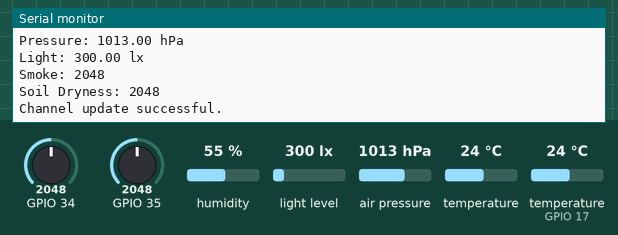
The sketch below on a simulated ESP32. Parts: the last lines printed to the serial monitor. Inputs (shaded band) come from the test bench; at power-on: humidity 55 %, light level 300 lx, GPIO 34 = 2048, GPIO 35 = 2048, air pressure 1013 hPa, temperature 24 °C, temperature (sensor on GPIO 17) 24 °C. WiFi joins after 1.5 s; servers stay silent unless stated.

Above: at 31.2 s.
31.3 s: humidity set to 22 %
At 35.67 s:
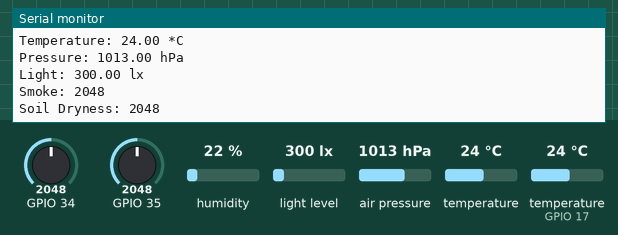
61.3 s: light level set to 40 lx
At 66.43 s:
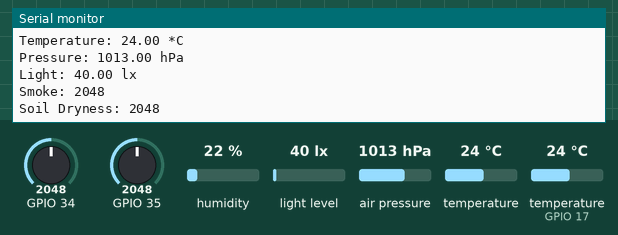

Measured:
- after the input at 31.3 s, the serial monitor: prints a new line after 4.1 s (image 1)
- after the input at 61.3 s, the serial monitor: prints a new line after 4.9 s (image 2)

The sketch:

IoT-Agriculture.ino
```cpp
#include <WiFi.h>
#include "DHT.h"
#include "ThingSpeak.h"
#include <Wire.h>
#include <SPI.h>
#include <Adafruit_BMP280.h>
#include <BH1750.h>
BH1750 bh1750_b;
Adafruit_BMP280 bmp; // I2C
#define DHTPIN 17     // Digital pin connected to the DHT sensor
#define DHTTYPE DHT11
DHT dht(DHTPIN, DHTTYPE);
const char* ssid = "";   // your network SSID (name)
const char* password = "";   // your network password
WiFiClient  client;
unsigned long myChannelNumber = 1;
const char * myWriteAPIKey = "27MFNV9UT5I3KO3A";
unsigned long lastTime = 0;
unsigned long timerDelay = 15000;

void setup() {
  Serial.begin(9600);
  while ( !Serial ) delay(100);   // wait for native usb
  Serial.println(F("BMP280 test"));
  unsigned status;
  //status = bmp.begin(BMP280_ADDRESS_ALT, BMP280_CHIPID);
  status = bmp.begin(0x76);
  if (!status) {
    Serial.println(F("Could not find a valid BMP280 sensor, check wiring or "
                      "try a different address!"));
    Serial.print("SensorID was: 0x"); Serial.println(bmp.sensorID(),16);
    Serial.print("        ID of 0xFF probably means a bad address, a BMP 180 or BMP 085\n");
    Serial.print("   ID of 0x56-0x58 represents a BMP 280,\n");
    Serial.print("        ID of 0x60 represents a BME 280.\n");
    Serial.print("        ID of 0x61 represents a BME 680.\n");
    while (1) delay(10);}
    bmp.setSampling(Adafruit_BMP280::MODE_NORMAL,     /* Operating Mode. */
                  Adafruit_BMP280::SAMPLING_X2,     /* Temp. oversampling */
                  Adafruit_BMP280::SAMPLING_X16,    /* Pressure oversampling */
                  Adafruit_BMP280::FILTER_X16,      /* Filtering. */
                  Adafruit_BMP280::STANDBY_MS_500); /* Standby time. */
  Serial.println(F("DHTxx test!"));
  dht.begin();
     WiFi.mode(WIFI_STA);
  ThingSpeak.begin(client);  // Initialize ThingSpeak
   Wire1.begin(33,32);
    bh1750_b.begin(BH1750::CONTINUOUS_HIGH_RES_MODE, 0x23, &Wire1);
}

void loop() {

  if ((millis() - lastTime) > timerDelay) {

    // Connect or reconnect to WiFi
    if(WiFi.status() != WL_CONNECTED){
      Serial.print("Attempting to connect");
      while(WiFi.status() != WL_CONNECTED){
        WiFi.begin(ssid, password);
        delay(5000);
      }
      Serial.println("\nConnected.");
    }
  // Reading temperature or humidity takes about 250 milliseconds!
  // Sensor readings may also be up to 2 seconds 'old' (its a very slow sensor)
  float h = dht.readHumidity();
  float t=bmp.readTemperature();
  float p=bmp.readPressure();
float lux = bh1750_b.readLightLevel();
int s = analogRead(35); //Sensörden analog değer okuyoruz.
delay(1);
 int TN=analogRead(34);
 delay(1);
  // Check if any reads failed and exit early (to try again).
 if (isnan(h) || isnan (t) || isnan (p)){
    Serial.println(F("Failed to read from DHT sensor!"));
    return;
 }

  Serial.print(F("Humidity: "));
  Serial.print(h);
  Serial.println(" %");
   Serial.print(F("Temperature: "));
    Serial.print(t);
     Serial.println(F(" *C"));
      Serial.print(F("Pressure: "));
       Serial.print(p/100);
        Serial.println(" hPa");
     Serial.print("Light: ");
  Serial.print(lux);
  Serial.println(" lx");
 Serial.print("Smoke: ");
  Serial.println(s);
 Serial.print("Soil Dryness: ");
  Serial.println(TN);

  ThingSpeak.setField(1, t);
    ThingSpeak.setField(2, h);
    ThingSpeak.setField(3, p);
    ThingSpeak.setField(4, lux);
     ThingSpeak.setField(5, s);
     ThingSpeak.setField(6, TN);
 int x = ThingSpeak.writeFields(myChannelNumber, myWriteAPIKey);

   if(x == 200){
     Serial.println("Channel update successful.");
   }
   else{
     Serial.println("Problem updating channel. HTTP error code " + String(x));
   }

   lastTime = millis();
}
}
```
